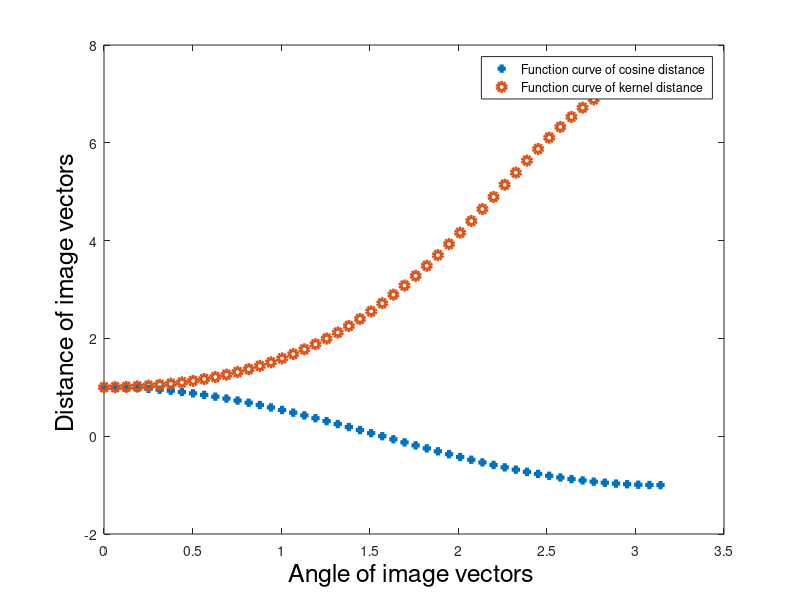

Recreate this plot in MATLAB. (Note: this script raises an error after producing the figure.)
x=0:0.02*pi:pi;
y1=cos(x);
y2=exp(1-cos(x));
y3=256*exp(1-cos(x));
% plot(x,y1,'-b',x,y2,'*g',x,y3,'ob');
% set (gcf,'Position',[00,200,400,400])

plot(x,y1,'+','linewidth',3)
hold on
plot(x,y2,'o','linewidth',3)
h=legend('Cosine distance','kernel method siatance','3');
set(get(gca,'XLabel'),'String','Angle of image vectors ','FontSize',18);
set(get(gca,'YLabel'),'String','Distance of image vectors ','FontSize',18);
legend('Function curve of cosine distance','Function curve of kernel distance');
colormap(fireprint)